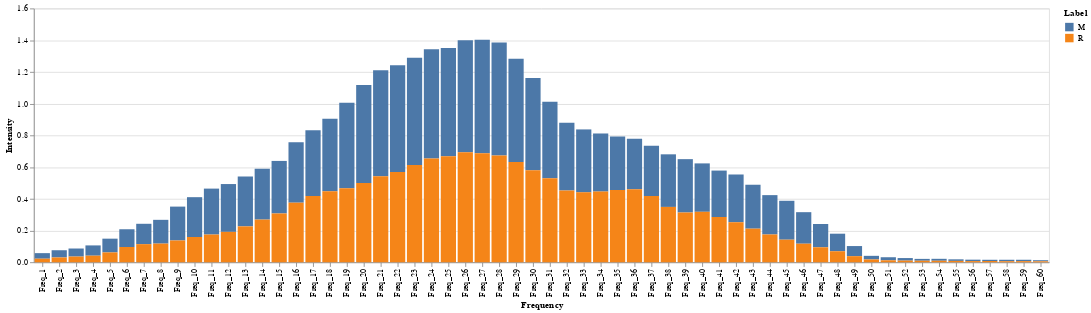

Write notebook code for a chart like this one.
### Code cell
agg_bar_plot = alt.Chart(sonar_agg_melt).mark_bar().encode(
    x = alt.X("Frequency", sort=sorted_cols[1:]),
    y = alt.Y("Intensity"),
    color = "Label"
)

agg_bar_plot

### Figure 1 — Vega-Lite specification as saved in the notebook (floating-point values rounded to 4 significant figures)
{"config": {"view": {"continuousWidth": 400, "continuousHeight": 300}}, "data": {"name": "data-d39474b138e03bddacbdacb609c3109b"}, "mark": "bar", "encoding": {"color": {"field": "Label", "type": "nominal"}, "x": {"field": "Frequency", "sort": ["Freq_1", "Freq_2", "Freq_3", "Freq_4", "Freq_5", "Freq_6", "Freq_7", "Freq_8", "Freq_9", "Freq_10", "Freq_11", "Freq_12", "Freq_13", "Freq_14", "Freq_15", "Freq_16", "Freq_17", "Freq_18", "Freq_19", "Freq_20", "Freq_21", "Freq_22", "Freq_23", "Freq_24", "Freq_25", "Freq_26", "Freq_27", "Freq_28", "Freq_29", "Freq_30", "Freq_31", "Freq_32", "Freq_33", "Freq_34", "Freq_35", "Freq_36", "Freq_37", "Freq_38", "Freq_39", "Freq_40", "Freq_41", "Freq_42", "Freq_43", "Freq_44", "Freq_45", "Freq_46", "Freq_47", "Freq_48", "Freq_49", "Freq_50", "Freq_51", "Freq_52", "Freq_53", "Freq_54", "Freq_55", "Freq_56", "Freq_57", "Freq_58", "Freq_59", "Freq_60"], "type": "nominal"}, "y": {"field": "Intensity", "type": "quantitative"}}, "$schema": "https://vega.github.io/schema/vega-lite/v4.17.0.json", "datasets": {"data-d39474b138e03bddacbdacb609c3109b": [{"Label": "M", "Frequency": "Freq_1", "Intensity": 0.03499}, {"Label": "R", "Frequency": "Freq_1", "Intensity": 0.0225}, {"Label": "M", "Frequency": "Freq_2", "Intensity": 0.04554}, {"Label": "R", "Frequency": "Freq_2", "Intensity": 0.0303}, {"Label": "M", "Frequency": "Freq_3", "Intensity": 0.05072}, {"Label": "R", "Frequency": "Freq_3", "Intensity": 0.03595}, {"Label": "M", "Frequency": "Freq_4", "Intensity": 0.06477}, {"Label": "R", "Frequency": "Freq_4", "Intensity": 0.04145}, {"Label": "M", "Frequency": "Freq_5", "Intensity": 0.08672}, {"Label": "R", "Frequency": "Freq_5", "Intensity": 0.06203}, {"Label": "M", "Frequency": "Freq_6", "Intensity": 0.1119}, {"Label": "R", "Frequency": "Freq_6", "Intensity": 0.09622}, {"Label": "M", "Frequency": "Freq_7", "Intensity": 0.1284}, {"Label": "R", "Frequency": "Freq_7", "Intensity": 0.1142}, {"Label": "M", "Frequency": "Freq_8", "Intensity": 0.1498}, {"Label": "R", "Frequency": "Freq_8", "Intensity": 0.1176}, {"Label": "M", "Frequency": "Freq_9", "Intensity": 0.2135}, {"Label": "R", "Frequency": "Freq_9", "Intensity": 0.1374}, {"Label": "M", "Frequency": "Freq_10", "Intensity": 0.251}, {"Label": "R", "Frequency": "Freq_10", "Intensity": 0.1593}, {"Label": "M", "Frequency": "Freq_11", "Intensity": 0.2896}, {"Label": "R", "Frequency": "Freq_11", "Intensity": 0.1747}, {"Label": "M", "Frequency": "Freq_12", "Intensity": 0.3015}, {"Label": "R", "Frequency": "Freq_12", "Intensity": 0.1916}, {"Label": "M", "Frequency": "Freq_13", "Intensity": 0.3144}, {"Label": "R", "Frequency": "Freq_13", "Intensity": 0.2262}, {"Label": "M", "Frequency": "Freq_14", "Intensity": 0.3207}, {"Label": "R", "Frequency": "Freq_14", "Intensity": 0.269}, {"Label": "M", "Frequency": "Freq_15", "Intensity": 0.3312}, {"Label": "R", "Frequency": "Freq_15", "Intensity": 0.3076}, {"Label": "M", "Frequency": "Freq_16", "Intensity": 0.381}, {"Label": "R", "Frequency": "Freq_16", "Intensity": 0.3756}, {"Label": "M", "Frequency": "Freq_17", "Intensity": 0.415}, {"Label": "R", "Frequency": "Freq_17", "Intensity": 0.4171}, {"Label": "M", "Frequency": "Freq_18", "Intensity": 0.4559}, {"Label": "R", "Frequency": "Freq_18", "Intensity": 0.4482}, {"Label": "M", "Frequency": "Freq_19", "Intensity": 0.5381}, {"Label": "R", "Frequency": "Freq_19", "Intensity": 0.4668}, {"Label": "M", "Frequency": "Freq_20", "Intensity": 0.6179}, {"Label": "R", "Frequency": "Freq_20", "Intensity": 0.5002}, {"Label": "M", "Frequency": "Freq_21", "Intensity": 0.6674}, {"Label": "R", "Frequency": "Freq_21", "Intensity": 0.5423}, {"Label": "M", "Frequency": "Freq_22", "Intensity": 0.6723}, {"Label": "R", "Frequency": "Freq_22", "Intensity": 0.5693}, {"Label": "M", "Frequency": "Freq_23", "Intensity": 0.6767}, {"Label": "R", "Frequency": "Freq_23", "Intensity": 0.613}, {"Label": "M", "Frequency": "Freq_24", "Intensity": 0.6892}, {"Label": "R", "Frequency": "Freq_24", "Intensity": 0.6538}, {"Label": "M", "Frequency": "Freq_25", "Intensity": 0.6812}, {"Label": "R", "Frequency": "Freq_25", "Intensity": 0.6688}, {"Label": "M", "Frequency": "Freq_26", "Intensity": 0.7061}, {"Label": "R", "Frequency": "Freq_26", "Intensity": 0.6928}, {"Label": "M", "Frequency": "Freq_27", "Intensity": 0.7148}, {"Label": "R", "Frequency": "Freq_27", "Intensity": 0.6877}, {"Label": "M", "Frequency": "Freq_28", "Intensity": 0.7123}, {"Label": "R", "Frequency": "Freq_28", "Intensity": 0.6731}, {"Label": "M", "Frequency": "Freq_29", "Intensity": 0.6503}, {"Label": "R", "Frequency": "Freq_29", "Intensity": 0.6327}, {"Label": "M", "Frequency": "Freq_30", "Intensity": 0.5818}, {"Label": "R", "Frequency": "Freq_30", "Intensity": 0.5799}, {"Label": "M", "Frequency": "Freq_31", "Intensity": 0.4824}, {"Label": "R", "Frequency": "Freq_31", "Intensity": 0.5298}, {"Label": "M", "Frequency": "Freq_32", "Intensity": 0.428}, {"Label": "R", "Frequency": "Freq_32", "Intensity": 0.4516}, {"Label": "M", "Frequency": "Freq_33", "Intensity": 0.3966}, {"Label": "R", "Frequency": "Freq_33", "Intensity": 0.4408}, {"Label": "M", "Frequency": "Freq_34", "Intensity": 0.3661}, {"Label": "R", "Frequency": "Freq_34", "Intensity": 0.4457}, {"Label": "M", "Frequency": "Freq_35", "Intensity": 0.3376}, {"Label": "R", "Frequency": "Freq_35", "Intensity": 0.4555}, {"Label": "M", "Frequency": "Freq_36", "Intensity": 0.3186}, {"Label": "R", "Frequency": "Freq_36", "Intensity": 0.4607}, {"Label": "M", "Frequency": "Freq_37", "Intensity": 0.317}, {"Label": "R", "Frequency": "Freq_37", "Intensity": 0.4173}, {"Label": "M", "Frequency": "Freq_38", "Intensity": 0.3316}, {"Label": "R", "Frequency": "Freq_38", "Intensity": 0.3489}, {"Label": "M", "Frequency": "Freq_39", "Intensity": 0.3364}, {"Label": "R", "Frequency": "Freq_39", "Intensity": 0.3137}, {"Label": "M", "Frequency": "Freq_40", "Intensity": 0.3052}, {"Label": "R", "Frequency": "Freq_40", "Intensity": 0.3181}, {"Label": "M", "Frequency": "Freq_41", "Intensity": 0.2926}, {"Label": "R", "Frequency": "Freq_41", "Intensity": 0.2854}, {"Label": "M", "Frequency": "Freq_42", "Intensity": 0.301}, {"Label": "R", "Frequency": "Freq_42", "Intensity": 0.2523}, {"Label": "M", "Frequency": "Freq_43", "Intensity": 0.2769}, {"Label": "R", "Frequency": "Freq_43", "Intensity": 0.2118}, {"Label": "M", "Frequency": "Freq_44", "Intensity": 0.2481}, {"Label": "R", "Frequency": "Freq_44", "Intensity": 0.1751}, {"Label": "M", "Frequency": "Freq_45", "Intensity": 0.2452}, {"Label": "R", "Frequency": "Freq_45", "Intensity": 0.1423}, {"Label": "M", "Frequency": "Freq_46", "Intensity": 0.1988}, {"Label": "R", "Frequency": "Freq_46", "Intensity": 0.1169}, {"Label": "M", "Frequency": "Freq_47", "Intensity": 0.1469}, {"Label": "R", "Frequency": "Freq_47", "Intensity": 0.09446}, {"Label": "M", "Frequency": "Freq_48", "Intensity": 0.1106}, {"Label": "R", "Frequency": "Freq_48", "Intensity": 0.06949}, {"Label": "M", "Frequency": "Freq_49", "Intensity": 0.06371}, {"Label": "R", "Frequency": "Freq_49", "Intensity": 0.03845}, {"Label": "M", "Frequency": "Freq_50", "Intensity": 0.02272}, {"Label": "R", "Frequency": "Freq_50", "Intensity": 0.0178}, {"Label": "M", "Frequency": "Freq_51", "Intensity": 0.01935}, {"Label": "R", "Frequency": "Freq_51", "Intensity": 0.01231}, {"Label": "M", "Frequency": "Freq_52", "Intensity": 0.01601}, {"Label": "R", "Frequency": "Freq_52", "Intensity": 0.01045}, {"Label": "M", "Frequency": "Freq_53", "Intensity": 0.01164}, {"Label": "R", "Frequency": "Freq_53", "Intensity": 0.00964}, {"Label": "M", "Frequency": "Freq_54", "Intensity": 0.01218}, {"Label": "R", "Frequency": "Freq_54", "Intensity": 0.009518}, {"Label": "M", "Frequency": "Freq_55", "Intensity": 0.009923}, {"Label": "R", "Frequency": "Freq_55", "Intensity": 0.008567}, {"Label": "M", "Frequency": "Freq_56", "Intensity": 0.008914}, {"Label": "R", "Frequency": "Freq_56", "Intensity": 0.00743}, {"Label": "M", "Frequency": "Freq_57", "Intensity": 0.007825}, {"Label": "R", "Frequency": "Freq_57", "Intensity": 0.007814}, {"Label": "M", "Frequency": "Freq_58", "Intensity": 0.00906}, {"Label": "R", "Frequency": "Freq_58", "Intensity": 0.006677}, {"Label": "M", "Frequency": "Freq_59", "Intensity": 0.008695}, {"Label": "R", "Frequency": "Freq_59", "Intensity": 0.007078}, {"Label": "M", "Frequency": "Freq_60", "Intensity": 0.00693}, {"Label": "R", "Frequency": "Freq_60", "Intensity": 0.006024}]}}
